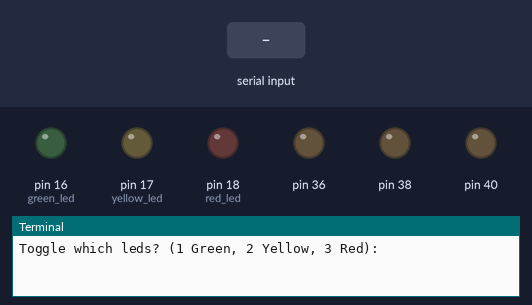
Simulated run of this program. Board: Raspberry Pi (header pin numbers). On the bench: output pins drawn as LEDs (lit = HIGH), the last lines printed to the terminal. Inputs (shaded band) come from the test bench.

Above: at 1.2 s.
1.3 s: "1" typed at the terminal, then Enter
At 1.7 s:
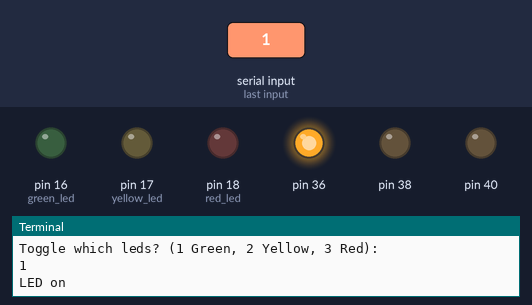
2.8 s: "2" typed at the terminal, then Enter
At 4.0 s:
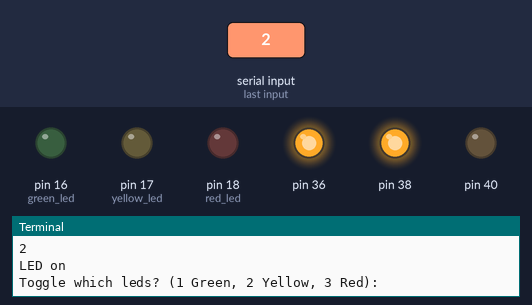
4.3 s: "3" typed at the terminal, then Enter
At 5.2 s:
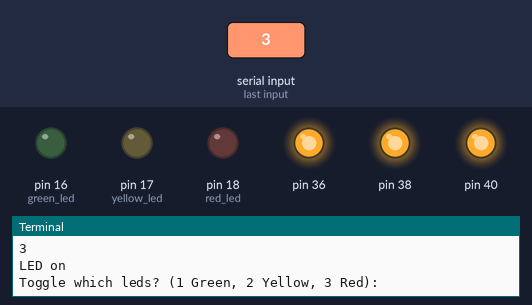
5.8 s: "1" typed at the terminal, then Enter
At 6.3 s:
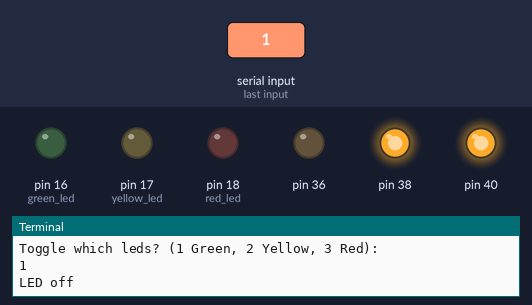
7.3 s: "2" typed at the terminal, then Enter
At 8.6 s:
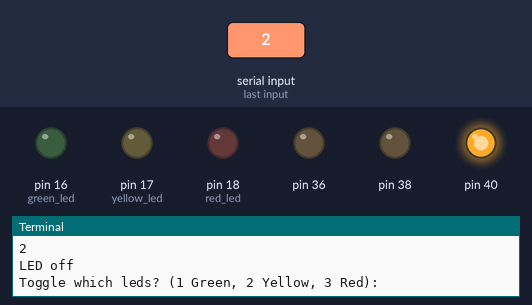
Timing chart, 0 to 9.8 s (numbered marks = the images above; inputs shaded):
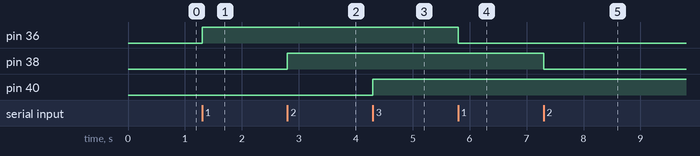

The program:

led_test1.py
```python
# Turn on/off the leds
from gpiozero import LED, Button
from time import sleep

green_led = LED(16)
yellow_led = LED(17)
red_led = LED(18)

import RPi.GPIO as GPIO
import time

green_led = 36
yellow_led = 38
red_led = 40
button = 4

# GPIO.setmode(GPIO.BCM)
GPIO.setmode(GPIO.BOARD)
GPIO.setwarnings(False)

def turn_led_on(led):
    GPIO.setup(led, GPIO.OUT)
    print("LED on")
    GPIO.output(led, GPIO.HIGH)

def turn_led_off(led):
    GPIO.setup(led, GPIO.OUT)
    print("LED off")
    GPIO.output(led, GPIO.LOW)

#
#def toggle_led(led):
#    GPIO.setup(led, GPIO.OUT)
#    if GPIO.output(led, GPIO.HIGH):
#        turn_led_off(led)
#    elif GPIO.output(led, GPIO.LOW):
#        turn_led_on(led)

# This works now
# https://forums.raspberrypi.com/viewtopic.php?t=228350
def toggle_led(led):
    GPIO.setup(led, GPIO.OUT)
    led_state = GPIO.input(led)

    if led_state:
        turn_led_off(led)
    else:
        turn_led_on(led)

# I'll need to figure out how to use gpiozero for this.
#def main_old():
    #print("Turn which leds on?")
    #led_input = input("Turn which leds on?: ")

    #if led_input == "green":
    #    if not green_led.on:
    #        print("Green led turned on")
    #    else:
    #        print("Green led turned off")
    #if led_input == "yellow":
    #    pass
    #if led_input == "red":
    #    pass
    #else:
    #    print("Invalid input")

# Copied idea from toggle_led.py from my code.

# Idea for checking for an int from here:
# https://stackoverflow.com/questions/5424716/how-can-i-check-if-string-input-is-a-number

# I couldn't remember how to do it myself.
def main():
    #led_input = int(input("Toggle which leds? (1 Green, 2 Yellow, 3 Red): "))

    #if led_input == "green":
    try:
        led_input = int(input("Toggle which leds? (1 Green, 2 Yellow, 3 Red): "))
        if led_input == 1:
            toggle_led(green_led)
        #elif led_input == "yellow"
        elif led_input == 2:
            toggle_led(yellow_led)
        #elif led_input == "red":
        elif led_input == 3:
            toggle_led(red_led)
        else:
            print("Invalid input")
    except ValueError:
        print("Error, value is not a number!")

def check_leds():
    print(green_led)


if __name__ == '__main__':
    try:
        while True:
            main()
            sleep(0.5)
        #check_leds()
    except KeyboardInterrupt:
        pass
```

Measured:
- after the input at 1.3 s, pin 36: LOW → HIGH at once
- after the input at 2.8 s, pin 38: LOW → HIGH at once
- after the input at 4.3 s, pin 40: LOW → HIGH at once
- after the input at 5.8 s, pin 36: HIGH → LOW at once
- after the input at 7.3 s, pin 38: HIGH → LOW at once
